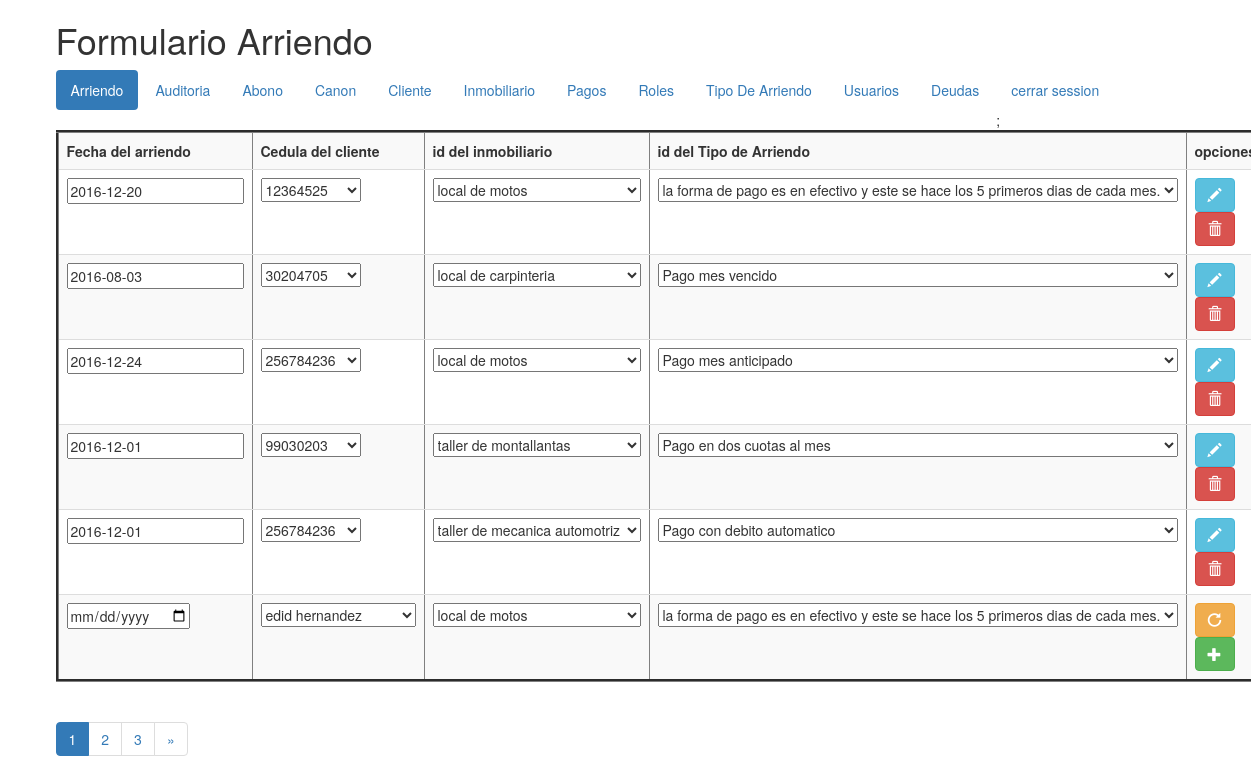
The app's page /vista/formularioarriendo.php (signed in) with its own data.
### tables this page shows
CREATE TABLE `arriendo` (
  `id_Arriendo` mediumint(9) NOT NULL,
  `Fecha_Arriendo` date NOT NULL,
  `id_Cedula_Cliente_Arriendo` int(11) NOT NULL,
  `id_inmobiliario_Arriendo` tinyint(4) NOT NULL,
  `id_Tipo_Arriendo` tinyint(4) NOT NULL
);

CREATE TABLE `cliente` (
  `idcedulaCliente` int(10) NOT NULL,
  `nombreCliente` varchar(30) NOT NULL,
  `telefonoCliente` varchar(15) NOT NULL,
  `direccionCliente` varchar(20) NOT NULL,
  `emailCliente` varchar(25) NOT NULL,
  `fechaRegistroCliente` date NOT NULL
);

CREATE TABLE `inmobiliario` (
  `idInmobiliario` tinyint(4) NOT NULL,
  `descripcionInmobiliario` varchar(70) NOT NULL,
  `direccionInmobiliario` varchar(70) NOT NULL,
  `GpsInmobiliario` point NOT NULL
);

CREATE TABLE `tipoarriendo` (
  `idtipodearriendo` tinyint(4) NOT NULL,
  `descripcionarriendo` varchar(80) NOT NULL
);

### modelo/arriendo.php (called while the page is built, shortened)
<?php
class arriendo {
    private $_conexion;
    private $_paginacion = 5;
    function __construct($_conexion, $id_Arriendo, $Fecha_Arriendo, $id_Cedula_Cliente_Arriendo, $id_inmobiliario_Arriendo,$id_Tipo_Arriendo) {
        $this->_conexion = $_conexion;
    }
     function cantidadPaginas(){
        $cantidadBloques=mysqli_query($this->_conexion, "SELECT CEIL(COUNT(id_Arriendo)/$this->_paginacion)AS cantidad FROM arriendo") or die (mysqli_error($this->_conexion));
        $unRegistro=mysqli_fetch_array($cantidadBloques);
        return $unRegistro['cantidad'];
    }
 function getRol($idusuario){
        $roles=mysqli_query($this->_conexion, "SELECT ".static::class."roles AS elpermiso FROM roles WHERE idRoles IN(SELECT idrolesusuarios FROM usuarios WHERE idusuarios =$idusuario)") or die (mysqli_error($this->_conexion));
        $unregistro=mysqli_fetch_array($roles);
        return $unregistro['elpermiso'];
    }
   function listar ($pagina){
        if ($pagina<=0){
            $listado = mysqli_query($this->_conexion, "SELECT * FROM arriendo ORDER BY id_Arriendo") or
                die (mysqli_error($this->_conexion));
        }else{
            $paginacionMax = $pagina * $this->_paginacion;
            $paginacionMin = $paginacionMax - $this->_paginacion;
            $listado =mysqli_query ($this->_conexion, "SELECT * FROM arriendo ORDER BY id_Arriendo
            LIMIT $paginacionMin, $paginacionMax") or die (mysqli_error($this->_conexion));
        }
        return $listado;
    }
}
?>

### modelo/cliente.php (called while the page is built, shortened)
<?php
class Cliente {
    private $_conexion;
    private $_paginacion = 5;
    function __construct ($conexion, $idcedulaCliente, $nombreCliente, $telefonoCliente, $direccionCliente, $emailCliente, $fechaRegistroCliente){
        $this->_conexion         = $conexion;
    }
    function listar ($pagina){
        if ($pagina<=0){
            $listado = mysqli_query($this->_conexion, "SELECT * FROM Cliente ORDER BY fechaRegistroCliente") or
                die (mysqli_error($this->conexion));
        }else{
            $paginacionMax = $pagina * $this->_paginacion;
            $paginacionMin = $paginacionMax - $this->_paginacion;
            $listado =mysqli_query ($this->_conexion, "SELECT * FROM Cliente ORDER BY idcedulaCliente
            LIMIT $paginacionMin, $paginacionMax") or die (mysqli_error($this->conexion));
        }
        return $listado;
    }
}
?>

### modelo/inmobiliario.php (called while the page is built, shortened)
<?php
class inmobiliario {
    private $_conexion;
    function __construct ($conexion, $idInmobiliario, $descripcionInmobiliario, $direccionInmobiliario, $GpsInmobiliario){
        $this->_conexion         = $conexion;
    }
    function listar ($pagina){
        if ($pagina<=0){
            $listado = mysqli_query($this->_conexion, "SELECT idInmobiliario,descripcionInmobiliario,direccionInmobiliario, ST_AsText(GpsInmobiliario) AS GpsInmobiliario FROM Inmobiliario ORDER BY idInmobiliario") or
                die (mysqli_error($this->conexion));
        }
        return $listado;
    }
}
?>

### modelo/tipodearriendo.php (called while the page is built, shortened)
<?php
class tipoarriendo {
    private $_conexion;
    private $_paginacion = 10;
    function __construct($conexion, $idtipodearriendo, $descripcionarriendo) {
        $this->_conexion = $conexion;
    }
   function listar ($pagina){
        if ($pagina<=0){
            $listado = mysqli_query($this->_conexion, "SELECT * FROM tipoarriendo ORDER BY idtipodearriendo") or
                die (mysqli_error($this->_conexion));
        }else{
            $paginacionMax = $pagina * $this->_paginacion;
            $paginacionMin = $paginacionMax - $this->_paginacion;
            $listado =mysqli_query ($this->_conexion, "SELECT * FROM tipoarriendo ORDER BY idtipodearriendo
            LIMIT $paginacionMin, $paginacionMax") or die (mysqli_error($this->_conexion));
        }
        return $listado;
    }
}
?>

### vista/formularioarriendo.php (the view, shortened to what this page needs)
<!DOCTYPE html>
<?php
if (isset($_SESSION ['id'])){
?>
<html>
	<div class="container">
    <head>
<link rel="stylesheet" href="https://maxcdn.bootstrapcdn.com/bootstrap/3.3.7/css/bootstrap.min.css">
        <link rel="stylesheet" href="https://maxcdn.bootstrapcdn.com/bootstrap/3.3.7/css/bootstrap.min.css">
    </head>
    <body>
        <header>
        <h1>Formulario Arriendo</h1>
            <?php
			   $pagina = isset($_GET['pag'])?$_GET['pag']:1;
               include_once("menu.php");
            ?>
        </header>
        <table border="3px" class="table table-striped">
            <tbody>
                <tr>
                  <th scope = "col">Fecha del arriendo</th>
                  <th scope = "col">Cedula del cliente</th>
                  <th scope = "col">id del inmobiliario</th>
                     <th scope = "col">id del Tipo de Arriendo</th>
                   <th scope = "col">opciones</th>
                </tr>
 <?php
    $objetoConexion = new conexion();
    $conexion = $objetoConexion->conectar();
    include_once("../modelo/cliente.php");
    $objetoCliente =  new cliente($conexion,'cedula','nombre','telefono','direccion','email','registro');
    $listaClientes = $objetoCliente->listar(0);
    include_once("../modelo/inmobiliario.php");
    $objetoInmobiliario =  new inmobiliario($conexion,'id inmobiliario','descripcion','direccion','gps');
    $listaInmobiliario = $objetoInmobiliario->listar(0);
      include_once("../modelo/tipodearriendo.php");
     $objetotipoarriendo =  new tipoarriendo     ($conexion,0,'fdescripcionarriendo');
      $listatipoarriendo= $objetotipoarriendo->listar(0);
     include_once("../modelo/arriendo.php");
     $objetoarriendo =  new arriendo ($conexion,0,'Fecha_Arriendo','id_Cedula_Cliente_Arriendo','id_inmobiliario_Arriendo','id_Tipo_Arriendo');
     $listaarriendo= $objetoarriendo->listar($pagina);
	$permiso = $objetoarriendo->getRol($_SESSION['id']);
	if (stripos($permiso,"r")!==false){
    while($unRegistro = mysqli_fetch_array($listaarriendo)){
        echo '<tr><form id_Arriendo="fModificaarriendo"'.$unRegistro["id_Arriendo"].' action="../controlador/Controladorarriendo.php" method="post">';
        echo '<td><input type="text" name="fFecha_Arriendo"  value="'.$unRegistro['Fecha_Arriendo'].'"></td>';
        echo '<td><select name="fid_Cedula_Cliente_Arriendo">';
         while($otroRegistro = mysqli_fetch_array($listaClientes)){
             echo"<option value='".$otroRegistro['idcedulaCliente']."'";
             if ($unRegistro['id_Cedula_Cliente_Arriendo']==$otroRegistro['idcedulaCliente']){
               echo " selected ";
               }
                        echo  ">{$otroRegistro['idcedulaCliente']}</option>";
                     }
                          mysqli_data_seek($listaClientes,0);
        echo'<select></td>';
        echo '<td><select name="fid_inmobiliario_Arriendo">';
         while($inmobiliariaRegistro = mysqli_fetch_array($listaInmobiliario)){
           echo "<option value='".$inmobiliariaRegistro['idInmobiliario']."'";
              if ($unRegistro['id_inmobiliario_Arriendo']==$inmobiliariaRegistro['idInmobiliario']){
               echo " selected ";
         }
                        echo  ">{$inmobiliariaRegistro['descripcionInmobiliario']}</option>";
                     }
                          mysqli_data_seek($listaInmobiliario,0);
       echo '</select></td>';
         echo '<td><select name="fid_Tipo_Arriendo">';
           while($arriendoRegistro = mysqli_fetch_array($listatipoarriendo)){
              echo "<option value='".$arriendoRegistro['idtipodearriendo']."'";
                if ($unRegistro['id_Tipo_Arriendo']==$arriendoRegistro['idtipodearriendo']){
               echo " selected ";
                     }
                        echo  ">{$arriendoRegistro['descripcionarriendo']}</option>";
                     }
                          mysqli_data_seek($listatipoarriendo,0);
         echo '<select></td>';
		if (stripos($permiso,"u")!==false){
         echo '<td><button class="btn btn-info" type="submit" name="fEnviar"  value="Modificar"><span class="glyphicon glyphicon-pencil" aria-hidden="true"></span></button>';
		 }
		if (stripos($permiso,"d")!==false){
        echo '<button class="btn btn-danger" type="submit" name="fEnviar"  value="Eliminar"><span class="glyphicon glyphicon-trash" aria-hidden="true"></span></button></td>';
			}
        echo '</form></tr>';
    }
	}
 ?>
<?php
if (stripos($permiso,"c")!==false){
?>
        <tr><form id="fingresararriendo" action="../controlador/Controladorarriendo.php" method="post">
         <td><input type="hidden" name="fid_Arriendo" value="0">
            <input type="date" name="fFecha_Arriendo"></td>
           <td><select name="fid_Cedula_Cliente_Arriendo">
                <?php
               while($otroRegistro = mysqli_fetch_array($listaClientes)){
                echo "<option value='".$otroRegistro['idcedulaCliente']."'>{$otroRegistro['nombreCliente']}</option>";
                }
                    ?>
               </select></td>
            <td><select name="fid_inmobiliario_Arriendo">
                 <?php
                 while($inmobiliarioRegistro = mysqli_fetch_array($listaInmobiliario)){
                      echo "<option value='".$inmobiliarioRegistro['idInmobiliario']."'>{$inmobiliarioRegistro['descripcionInmobiliario']}</option>";
                }
                    ?>
                </select></td>
             <td><select name="fid_Tipo_Arriendo">
                 <?php
                   while($arriendoRegistro = mysqli_fetch_array($listatipoarriendo)){
                  echo "<option value='".$arriendoRegistro['idtipodearriendo']."'>
                  {$arriendoRegistro['descripcionarriendo']}</option>";
                }
                    ?>
                 </select></td>
        <td><button class="btn btn-warning" type="reset" name="fEnviar" value="Limpiar"><span class="glyphicon glyphicon-repeat"aria-hidden="true"></span></button>
   <button class="btn btn-success dropdown-toggle"  type="submit" name="fEnviar" value="Ingresar"><span class="glyphicon glyphicon-plus" aria-hidden="true"></span></button></td>
   </form></tr>
    </tbody>
        </table>
				<nav><ul class="pagination">
<?php
	$cantPaginas=$objetoarriendo->cantidadPaginas();
	if($cantPaginas>1){
	  for($i=1;$i<=$cantPaginas;$i++){
		if($i==$pagina){
		  echo '<li class="active"><a href="#">'.$i.'</a></li>';
		}else{
			echo '<li><a href="formularioarriendo.php?pag='.$i.'">'.$i.'</a></li>';
		}
	  }
	  if($pagina<$cantPaginas){
		echo '<li><a href="formularioarriendo.php?pag='.($pagina+1).'" aria-label="Siguiente"><span aria-hidden="true">&raquo;</span></a></li>';
	  }
	}
?>
	</ul>
</nav>
        <?php
	}
        ?>
    </body>
	</div>
</html>
<?php
  }else{
 header ("location:../index.php");
}
?>

### records on screen
arriendo: fFecha_Arriendo "2016-12-20", fid_Cedula_Cliente_Arriendo "12364525", fid_inmobiliario_Arriendo "local de motos", fid_Tipo_Arriendo "la forma de pago es en efectivo y este se hace los 5 primeros dias de cada mes."
arriendo: fFecha_Arriendo "2016-08-03", fid_Cedula_Cliente_Arriendo "30204705", fid_inmobiliario_Arriendo "local de carpinteria", fid_Tipo_Arriendo "Pago mes vencido"
arriendo: fFecha_Arriendo "2016-12-24", fid_Cedula_Cliente_Arriendo "256784236", fid_inmobiliario_Arriendo "local de motos", fid_Tipo_Arriendo "Pago mes anticipado"
arriendo: fFecha_Arriendo "2016-12-01", fid_Cedula_Cliente_Arriendo "99030203", fid_inmobiliario_Arriendo "taller de montallantas", fid_Tipo_Arriendo "Pago en dos cuotas al mes"
arriendo: fFecha_Arriendo "2016-12-01", fid_Cedula_Cliente_Arriendo "256784236", fid_inmobiliario_Arriendo "taller de mecanica automotriz", fid_Tipo_Arriendo "Pago con debito automatico"

### other values on screen
form field fid_Cedula_Cliente_Arriendo "edid hernandez"
form field fid_inmobiliario_Arriendo "local de motos"
form field fid_Tipo_Arriendo "la forma de pago es en efectivo y este se hace los 5 primeros dias de cada mes."
